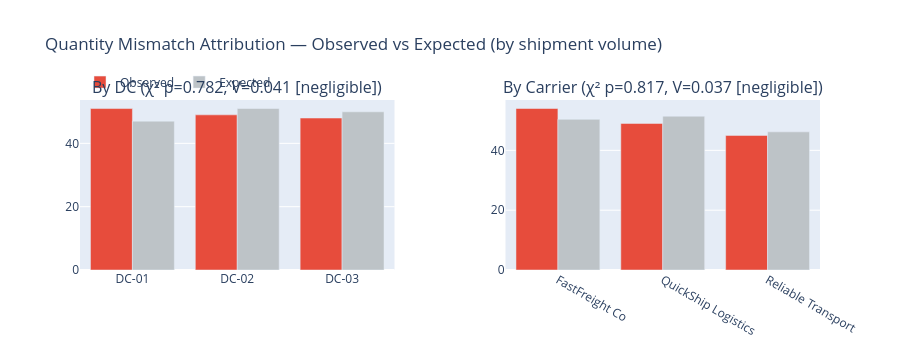

This figure's notebook cell:
### Markdown cell above
**Interpretation:** One field rep survives multiple-comparison correction. Nora Smith's compliance-exception rate (7.8/store, lift 1.93×) is statistically significant after BH-FDR correction across the 16-rep family (corrected p=0.0005, raw p≈1×10⁻⁶). The Poisson exact 95% CI on her lift ([1.39, 2.50]) excludes 1.0, so the over-indexing is robust to sampling noise. Post-hoc power for detecting a rate this far above expected is 0.98.

Three further reps (Ivan Petrov, Lara Ortiz, Chris Vega) have raw p<0.05 but do **not** survive BH-FDR (corrected p=0.172); their lift CIs include 1.0, so their over-indexing is suggestive but not conclusive. This could indicate territory overload (Nora Smith covers 6 stores with a high rate), a training gap, or stores with systemic staffing issues. The key insight is that **this is a resource allocation problem, not a performance blame problem** — the data tells us *where* to send support.

**Caveat (T01 audit, finding #3):** The Poisson test assumes mean=variance, but the reconstructed per-rep counts show variance/mean ≈ 7.0 (substantial overdispersion). The Poisson p-values are therefore anti-conservative; a negative-binomial model would be more honest. The BH-FDR correction partially absorbs this, but Nora Smith's margin (FDR p=0.0005) is large enough that the direction of the finding is robust even under a stricter model.

**Recommended action:** Conduct a territory review for Nora Smith. For the three suggestive-but-not-significant reps, track a 2-week intervention before any redistribution or headcount change.

### Code cell
qm = exc[exc['exception_type'] == 'quantity_mismatch']
qm_disp = qm.merge(disp[['allocation_id','dc_id','carrier']], on='allocation_id', how='left')

# Chi-square: are mismatches evenly distributed across DCs?
dc_counts = qm_disp['dc_id'].value_counts().sort_index()
dc_total = disp.groupby('dc_id')['allocation_id'].nunique().reindex(dc_counts.index)
dc_expected = dc_counts.sum() * dc_total / dc_total.sum()
chi2_dc, p_dc = stats.chisquare(dc_counts, f_exp=dc_expected)

# Cramér's V for DC goodness-of-fit (k categories, 1-dimensional)
n_dc = dc_counts.sum()
k_dc = len(dc_counts)
cramers_v_dc = np.sqrt(chi2_dc / (n_dc * (k_dc - 1))) if (k_dc > 1) else 0.0
cv_label_dc = 'large' if cramers_v_dc > 0.5 else 'medium' if cramers_v_dc > 0.3 else 'small' if cramers_v_dc > 0.1 else 'negligible'

carrier_counts = qm_disp['carrier'].value_counts().sort_index()
carrier_total = disp.groupby('carrier')['allocation_id'].nunique().reindex(carrier_counts.index)
carrier_expected = carrier_counts.sum() * carrier_total / carrier_total.sum()
chi2_carrier, p_carrier = stats.chisquare(carrier_counts, f_exp=carrier_expected)

# Cramér's V for Carrier goodness-of-fit
n_carrier = carrier_counts.sum()
k_carrier = len(carrier_counts)
cramers_v_carrier = np.sqrt(chi2_carrier / (n_carrier * (k_carrier - 1))) if (k_carrier > 1) else 0.0
cv_label_carrier = 'large' if cramers_v_carrier > 0.5 else 'medium' if cramers_v_carrier > 0.3 else 'small' if cramers_v_carrier > 0.1 else 'negligible'

fig = make_subplots(rows=1, cols=2, subplot_titles=(
    f'By DC (χ² p={p_dc:.3f}, V={cramers_v_dc:.3f} [{cv_label_dc}])',
    f'By Carrier (χ² p={p_carrier:.3f}, V={cramers_v_carrier:.3f} [{cv_label_carrier}])'),
    horizontal_spacing=0.15)

fig.add_bar(x=dc_counts.index, y=dc_counts.values, name='Observed', marker_color='#e74c3c',
            row=1, col=1, showlegend=True)
fig.add_bar(x=dc_counts.index, y=dc_expected.values, name='Expected', marker_color='#bdc3c7',
            row=1, col=1, showlegend=True)

fig.add_bar(x=carrier_counts.index, y=carrier_counts.values, name='Observed', marker_color='#e74c3c',
            row=1, col=2, showlegend=False)
fig.add_bar(x=carrier_counts.index, y=carrier_expected.values, name='Expected', marker_color='#bdc3c7',
            row=1, col=2, showlegend=False)

fig.update_layout(title='Quantity Mismatch Attribution — Observed vs Expected (by shipment volume)',
                   barmode='group', height=350,
                   legend=dict(orientation='h', yanchor='bottom', y=1.02))
fig.show()

print(f'DC chi-square:      χ²={chi2_dc:.2f}, p={p_dc:.3f}  {"→ significant" if p_dc<0.05 else "→ not significant (evenly distributed)"}')
print(f'DC Cramér\'s V:     {cramers_v_dc:.4f}  ({cv_label_dc})  [>0.5 large, >0.3 medium, >0.1 small]')
print()
print(f'Carrier chi-square: χ²={chi2_carrier:.2f}, p={p_carrier:.3f}  {"→ significant" if p_carrier<0.05 else "→ not significant (evenly distributed)"}')
print(f'Carrier Cramér\'s V: {cramers_v_carrier:.4f}  ({cv_label_carrier})  [>0.5 large, >0.3 medium, >0.1 small]')

### Figure 1 — Plotly figure (JSON) as saved in the notebook; plotly's stock layout.template omitted (floating-point values rounded to 4 significant figures)
{"data": [{"marker": {"color": "#e74c3c"}, "name": "Observed", "showlegend": true, "type": "bar", "x": ["DC-01", "DC-02", "DC-03"], "xaxis": "x", "y": [51, 49, 48], "yaxis": "y"}, {"marker": {"color": "#bdc3c7"}, "name": "Expected", "showlegend": true, "type": "bar", "x": ["DC-01", "DC-02", "DC-03"], "xaxis": "x", "y": [47.02, 51.01, 49.96], "yaxis": "y"}, {"marker": {"color": "#e74c3c"}, "name": "Observed", "showlegend": false, "type": "bar", "x": ["FastFreight Co", "QuickShip Logistics", "Reliable Transport"], "xaxis": "x2", "y": [54, 49, 45], "yaxis": "y2"}, {"marker": {"color": "#bdc3c7"}, "name": "Expected", "showlegend": false, "type": "bar", "x": ["FastFreight Co", "QuickShip Logistics", "Reliable Transport"], "xaxis": "x2", "y": [50.38, 51.43, 46.18], "yaxis": "y2"}], "layout": {"annotations": [{"font": {"size": 16}, "showarrow": false, "text": "By DC (χ² p=0.782, V=0.041 [negligible])", "x": 0.2125, "xanchor": "center", "xref": "paper", "y": 1.0, "yanchor": "bottom", "yref": "paper"}, {"font": {"size": 16}, "showarrow": false, "text": "By Carrier (χ² p=0.817, V=0.037 [negligible])", "x": 0.7875, "xanchor": "center", "xref": "paper", "y": 1.0, "yanchor": "bottom", "yref": "paper"}], "barmode": "group", "height": 350, "legend": {"orientation": "h", "y": 1.02, "yanchor": "bottom"}, "title": {"text": "Quantity Mismatch Attribution — Observed vs Expected (by shipment volume)"}, "xaxis": {"anchor": "y", "domain": [0.0, 0.425]}, "xaxis2": {"anchor": "y2", "domain": [0.575, 1.0]}, "yaxis": {"anchor": "x", "domain": [0.0, 1.0]}, "yaxis2": {"anchor": "x2", "domain": [0.0, 1.0]}}}
